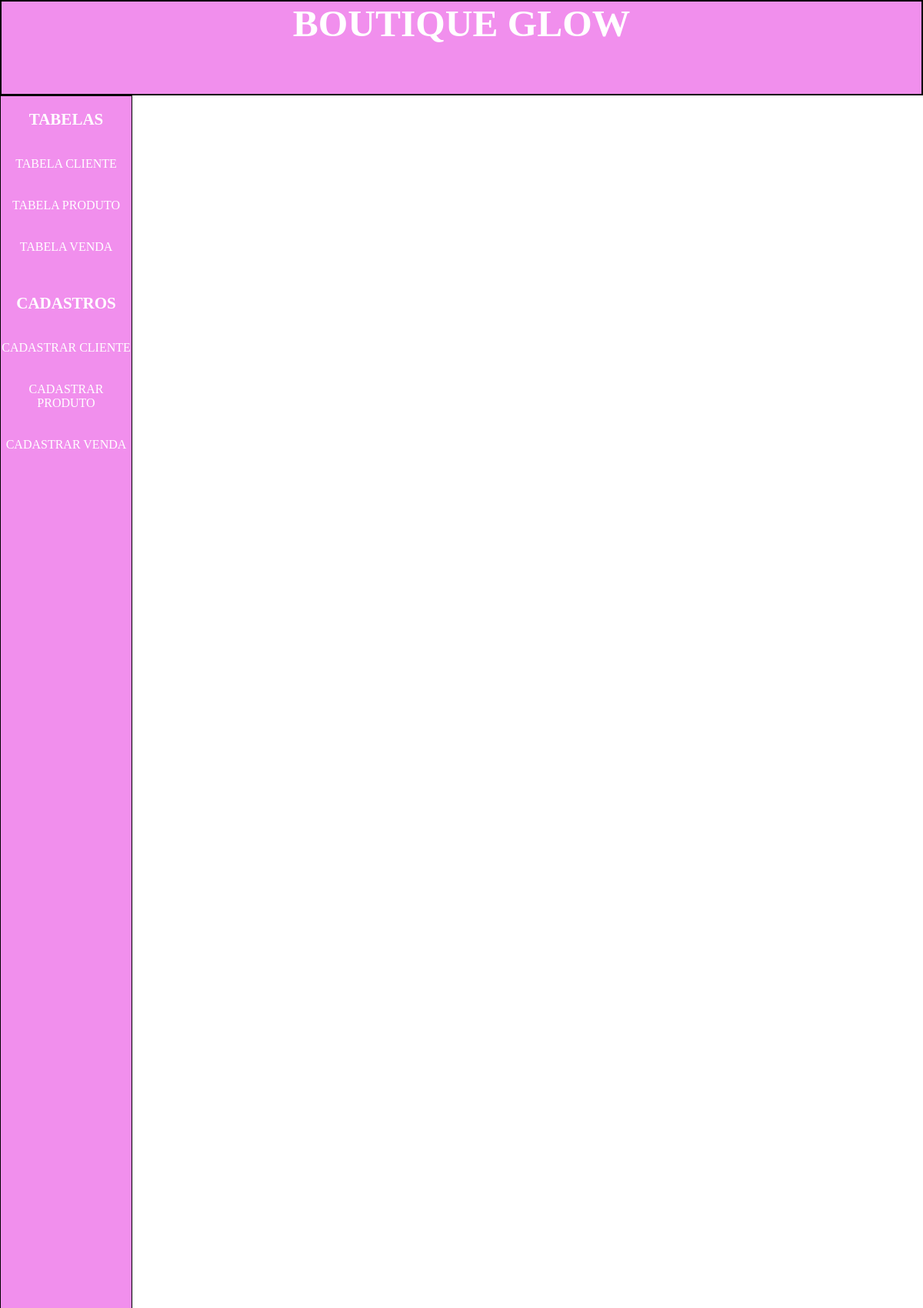
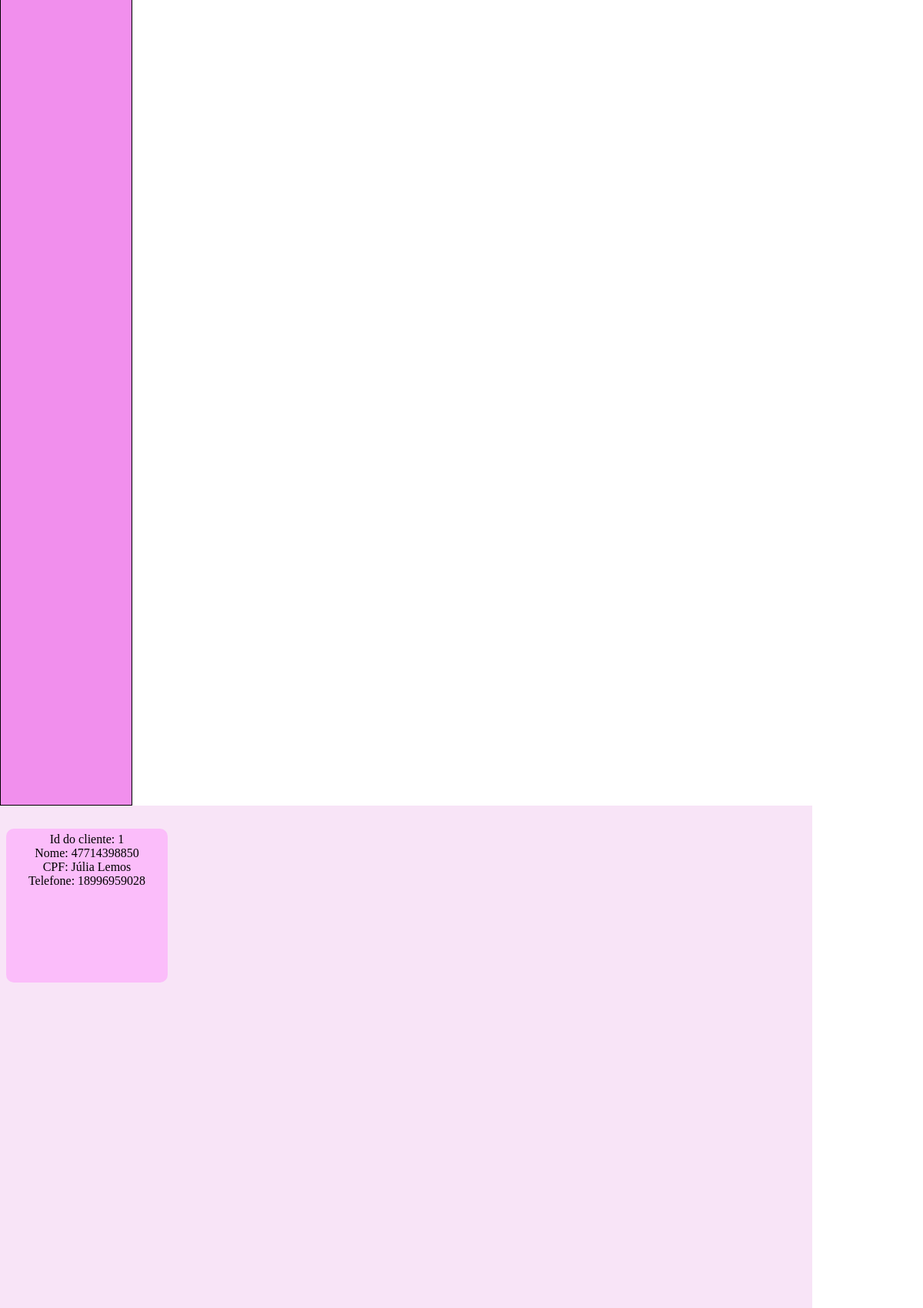
Screenshot of /clientes (upper part) with the database file from the repository (2 pictures, top to bottom).
### models.py (models this page shows, shortened)
class Cliente(Base):
    __tablename__ = 'CLIENTES'
    id_cliente = Column(Integer, primary_key=True, autoincrement=True)
    CPF = Column(String(11), nullable=False, index=True, unique=True)
    Nome = Column(String(40), nullable=False, index=True)
    telefone = Column(String(20), nullable=False, index=True)
    def serialize_cliente(self):
        dados_cliente = {
            "id_cliente": self.id_cliente,
            "CPF": self.CPF,
            "Nome": self.Nome,
            "telefone": self.telefone
        }
        return dados_cliente

### app.py (the view)
@app.route('/clientes', methods=['GET', 'POST'])
def clientes():
    sql_clientes = select(Cliente)
    resultado_clientes = db_session.execute(sql_clientes).scalars()
    lista_clientes = []
    for n in resultado_clientes:
        lista_clientes.append(n.serialize_cliente())
        print(lista_clientes[-1])
    return render_template("lista_cliente.html",
                           lista_clientes=lista_clientes)

### templates/Lista_cliente.html
{% extends 'base.html' %}
{% block conteudo%}
    {% for item in lista_clientes %}
        <div class="card_itens">
        Id do cliente: {{item.id_cliente}}<br>
        Nome: {{item.CPF}}<br>
        CPF: {{item.Nome}}<br>
        Telefone: {{item.telefone}}<br>
        </div>
    {% endfor%}
{% endblock conteudo%}

### static/templates.css (style rules this page uses)
* { margin: 0; padding: 0; }
.card_itens { background-color: #fbbdfa; text-align: center; display: inline-block; height: 190px; width: 200px; border-radius: 10px; margin-top: 30px; margin-right: 40px; font-size: 16px; float: left; margin-left: 8px; padding: 5px; }

### rows the page displays
Cliente: id_cliente "1", CPF "47714398850", Nome "Júlia Lemos", telefone "18996959028"
